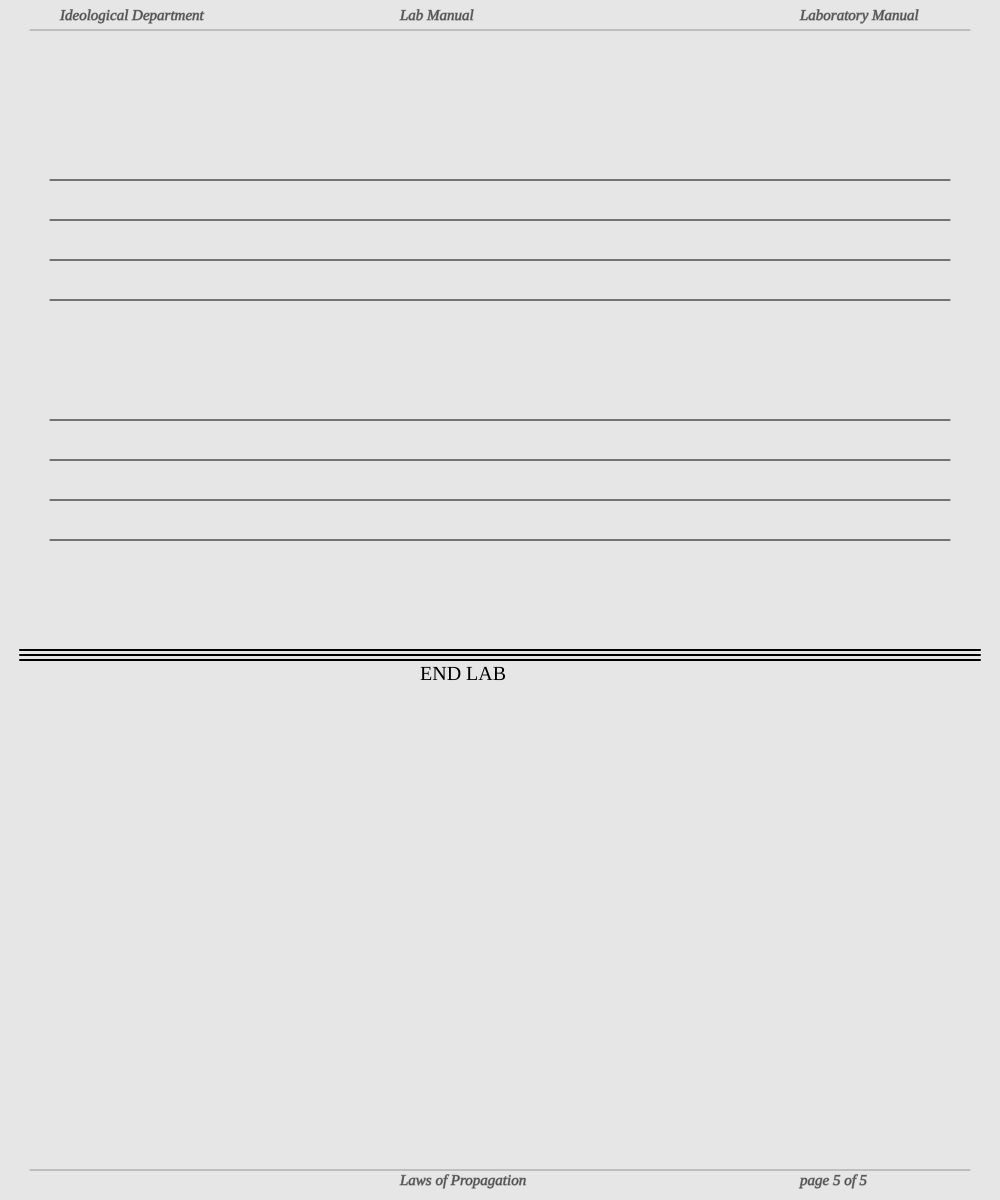
Frame 1 (no input)
Frame 60 (no input): identical to frame 1, image omitted
Frame 120 (the mouse pressed at the canvas centre since frame 60): identical to frame 1, image omitted

The p5.js sketch that drew this single still picture (run headless with seeded random() and noise() and a simulated clock; from frame 60 on, the mouse is pressed at the canvas centre):

// p5.js sketch
// ── sketch.js
let title = `Laws of Propagation`;
//we making tables again
function makeTable(cells, width, height, xpos, ypos){
  push()
  fill(`white`)
  noStroke()
  let jumh = width / cells
  let jumv = height / cells
  rect(xpos, ypos, width, height)
  strokeWeight(1)
  stroke(`black`)
  let i = 0;
  while(i <= cells){
    line(xpos + (jumh * i), ypos, xpos + (jumh * i), ypos + height)
    line(xpos, ypos + (jumv * i), xpos + width, ypos + (jumv * i))
    i++
  }
  pop()
}

function setup() {
  createCanvas(1000, 1200);
}

function draw() {
  //general page setup
  background(230)
  strokeWeight(1)
  fill('black')
  textFont(`Tahoma`)
  push()
  stroke(150)
  line(30, 30, 970, 30)
  line(30, 1170, 970, 1170)
  textSize(15)
  fill(80)
  textStyle(`italic`)
  text(`Ideological Department`, 60, 20)
  text(`Laboratory Manual`, 800, 20)
  text(`Lab Manual`, 400, 20)
  text(title, 400, 1185)
  text(`page 5 of 5`, 800, 1185)
  text()
  pop()
  //page specific
  line(50, 180, 950, 180)
  line(50, 220, 950, 220)
  line(50, 260, 950, 260)
  line(50, 300, 950, 300)
  line(50, 420, 950, 420)
  line(50, 460, 950, 460)
  line(50, 500, 950, 500)
  line(50, 540, 950, 540)
  strokeWeight(2)
  line(20, 650, 980, 650)
  line(20, 655, 980, 655)
  line(20, 660, 980, 660)
  textSize(20)
  text(`END LAB`, 420, 680)

  }
